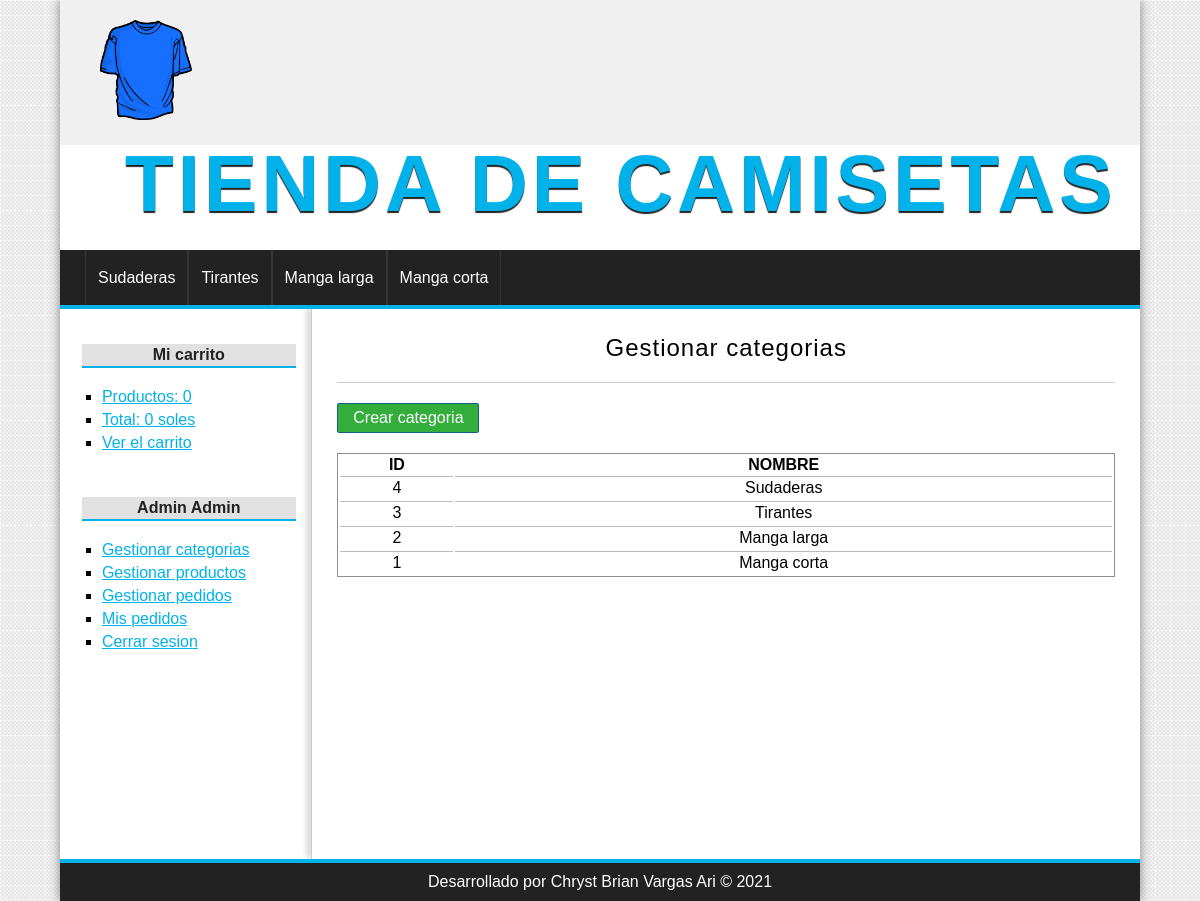
Page /categoria/index (signed in) on the committed database.
### tables this page shows
CREATE TABLE categorias(
    id  int(255) auto_increment not null,
    nombre  varchar(100) not null,
    CONSTRAINT pk_categorias PRIMARY KEY(id)
);

### config/db.php (called while the page is built)
<?php
class Database {
    public static function connect(){
        $db = new mysqli('localhost', 'root', '', 'tienda_master');
        $db->query("SET NAMES 'utf8'");
        return $db;
    }
}
?>

### helpers/utils.php (called while the page is built, shortened)
<?php
class Utils{
    public static function showCategorias(){
        require_once 'models/Categoria.php';
        $categoria = new Categoria();
        $categorias = $categoria->getAll();
        return $categorias;
    }
    public static function statsCarrito(){
        $stats = array(
            'count' => 0,
            'total' => 0
        );
        return $stats;
    }
}
?>

### models/Categoria.php (called while the page is built, shortened)
<?php
class Categoria {
    private $db;
    public function __construct(){
        $this->db = Database::connect();
    }
    public function getAll(){
        $categorias = $this->db->query("SELECT * FROM categorias ORDER BY id DESC");
        return $categorias;
    }
}
?>

### controllers/CategoriaController.php (called while the page is built, shortened)
<?php
require_once 'models/Categoria.php';
class CategoriaController {
    public function index(){
        $categoria = new Categoria();
        $categorias = $categoria->getAll();
        require_once 'views/categoria/index.php';
    }
}
?>

### views/categoria/index.php (the view)
<h1>Gestionar categorias</h1>
<a href="<?=base_url?>categoria/crear" class="button button-small">Crear categoria</a>
<table>
    <tr>
        <th>ID</th>
        <th>NOMBRE</th>
    </tr>
<?php while($cat = $categorias->fetch_object()): ?>
    <tr>
        <td><?=$cat->id?></td>
        <td><?=$cat->nombre?></td>
    </tr>
<?php endwhile; ?>
</table>

### views/layout/header.php (shortened to what this page needs)
<!DOCTYPE html>
<html lang="en">
<head>
    <link rel="stylesheet" href="<?=base_url?>assets/css/styles.css?v=<?php echo time(); ?>">
</head>
<body>
    <div id="container">
        <header id="header">
            <div id="logo">
                <img src="<?=base_url?>assets/img/camiseta.png" alt="camiseta logo">
                <a href="<?=base_url?>">
                    <h1>Tienda de Camisetas</h1>
                </a>
            </div>
        </header>
        <?php $categorias = Utils::showCategorias(); ?>
        <nav id="menu">
            <ul>
                <?php while($cat = $categorias->fetch_object()): ?>
                <li><a href="<?=base_url?>categoria/ver&id=<?=$cat->id?>"><?=$cat->nombre?></a></li>
                <?php endwhile; ?>
            </ul>
        </nav>
        <div id="content">

### views/layout/sidebar.php
<aside id="lateral">
    <div id="carrito" class="block_aside">
        <h3>Mi carrito</h3>
        <ul>
            <?php $stats = Utils::statsCarrito(); ?>
            <li><a href="<?=base_url?>carrito/index">Productos: <?=$stats['count']?></a></li>
            <li><a href="<?=base_url?>carrito/index">Total: <?=$stats['total']?> soles</a></li>
            <li><a href="<?=base_url?>carrito/index">Ver el carrito</a></li>
        </ul>
    </div>
    <div id="login" class="block_aside">
        <?php if(!isset($_SESSION['identity'])): ?>
        <h3>Entrar a la web</h3>
        <form action="<?=base_url?>usuario/login" method="POST">
            <label for="email">Email</label>
            <input type="email" name="email" />
            <label for="password">Contraseña</label>
            <input type="password" name="password" />
            <input type="submit" value="Enviar" />
        </form>
        <?php else: ?>
            <h3><?=$_SESSION['identity']->nombre?> <?=$_SESSION['identity']->apellidos?></h3>
        <?php endif; ?>
        <ul>
            <?php if(isset($_SESSION['admin'])): ?>
                <li><a href="<?=base_url?>categoria/index">Gestionar categorias</a></li>
                <li><a href="<?=base_url?>producto/gestion">Gestionar productos</a></li>
                <li><a href="<?=base_url?>pedido/gestion">Gestionar pedidos</a></li>
            <?php endif; ?>
            <?php if(isset($_SESSION['identity'])): ?>
                <li><a href="<?=base_url?>pedido/mis_pedidos">Mis pedidos</a></li>
                <li><a href="<?=base_url?>usuario/logout">Cerrar sesion</a></li>
            <?php else: ?>
                <li><a href="<?=base_url?>usuario/registro">Registrate aqui</a></li>
            <?php endif; ?>
        </ul>
    </div>
</aside>
<div id="central">

### index.php (shortened to what this page needs)
<?php
require_once 'config/db.php';
require_once 'helpers/utils.php';
require_once 'views/layout/header.php';
require_once 'views/layout/sidebar.php';
if (isset($_GET['controller']) && isset($_GET['action'])) {
    $nombreControlador = $_GET['controller'].'Controller';
    $action = $_GET['action'];
    if (class_exists($nombreControlador)) {
        $controlador = new $nombreControlador();
        if (method_exists($controlador, $action)) {
            $controlador->$action();
        } else {
            show_error();
        }
    } else {
        show_error();
    }
} else if (!isset($_GET['controller']) && !isset($_GET['action'])) {
    $nombreControlador = controller_default;
    $action = action_default;
    $controlador = new $nombreControlador();
    $controlador->$action();
} else {
    show_error();
}
require_once 'views/layout/footer.php';
?>

### views/layout/footer.php
</div>
        </div>
        <footer id="footer">
            <p>Desarrollado por Chryst Brian Vargas Ari &copy; <?=date('Y')?></p>
        </footer>
    </div>
</body>
</html>

### assets/css/styles.css (style rules this page uses)
* { padding: 0px; margin: 0px; font-family: sans-serif, Helvetica, Arial; }
body { background: url(../img/bg.png); }
a { color: #01B1EA; }
table { text-align: center; width: 100%; border: 1px solid rgb(143, 143, 143); }
td { border-top: 1px solid rgb(189, 188, 188); padding: 2px; }
#container { width: 90%; margin: 0px auto; box-shadow: 0px 0px 10px gray; background: white; }
#header { height: 145px; background: #F0F0F0; }
#logo { padding: 20px; margin-left: 20px; float:left; }
#logo img { float:left; height: 100px; }
#logo a { float:left; font-size: 40px; letter-spacing: 4px; font-family: 'Open Sans', Helvetica, Arial; text-transform: uppercase; color: #01B1EA; font-weight: bold; text-decoration: none; margin-top: 18px; margin-left: 25px; text-shadow: 0px 2px 1px #222222; transition: all 300ms; }
#menu { clear:both; background: #222; color: white; height: 55px; border-bottom: 4px solid #01B1EA; }
#menu ul { list-style: none; text-decoration: none; margin: 0px auto; margin-left: 25px; }
#menu ul li { line-height: 55px; float:left; border-right: 1px solid #363636; }
#menu a { display: block; color: white; text-decoration: none; padding-left: 12px; padding-right: 12px; transition: all 300ms; }
#menu a:first-child { border-left: 1px solid #363636; }
#content { margin: 0px auto; overflow: hidden; background: white; }
#lateral { width: 22%; min-height: 500px; float: left; margin-top:20px; margin-left: 10px; }
#lateral .block_aside { display: block; width: 90%; margin: 5px auto; padding: 10px; }
#lateral h3 { display: block; color: #222; width: 100%; text-align: center; padding-top: 2px; padding-bottom: 2px; margin-bottom: 15px; font-size: 16px; font-weight: bold; background: #E1E1E1; border-bottom: 2px solid #01B1EA; }
#lateral ul { margin-top: 20px; margin-bottom: 20px; }
#lateral ul li { list-style: square; margin-left: 20px; margin-top: 5px; margin-bottom: 5px; }
input[type="button"], input[type="submit"], button, .button { display: block; border-radius: 2px; width: auto; padding: 5px; padding-left: 10px; padding-right: 10px; color: white; background: #2979CD; border: 1px solid #11608E; cursor:pointer; }
.button { background: #33AE3D; color: white !important; text-decoration: none; }
.button-small { width: 120px; text-align: center; margin-bottom: 20px; }
#central { width: 72%; min-height: 500px; float: right; border-left: 1px solid #ccc; box-shadow: -5px -1px 5px #ddd; padding:25px; }
#central h1 { font-size: 24px; font-weight: normal; letter-spacing: 1px; text-align: center; border-bottom: 1px solid #ccc; margin-bottom: 20px; padding: 20px; padding-top: 0px; }
#footer { clear: both; text-align: center; padding-top:10px; padding-bottom: 10px; color: white; background: #222222; border-top: 4px solid #01B1EA; }

### rows in the picture
categorias: nombre "Sudaderas", id "4"
categorias: nombre "Tirantes", id "3"
categorias: nombre "Manga larga", id "2"
categorias: nombre "Manga corta", id "1"

### other values in the picture
$stats['count'] "0"
$stats['total'] "0"
$_SESSION['identity']->nombre "Admin"
$_SESSION['identity']->apellidos "Admin"
